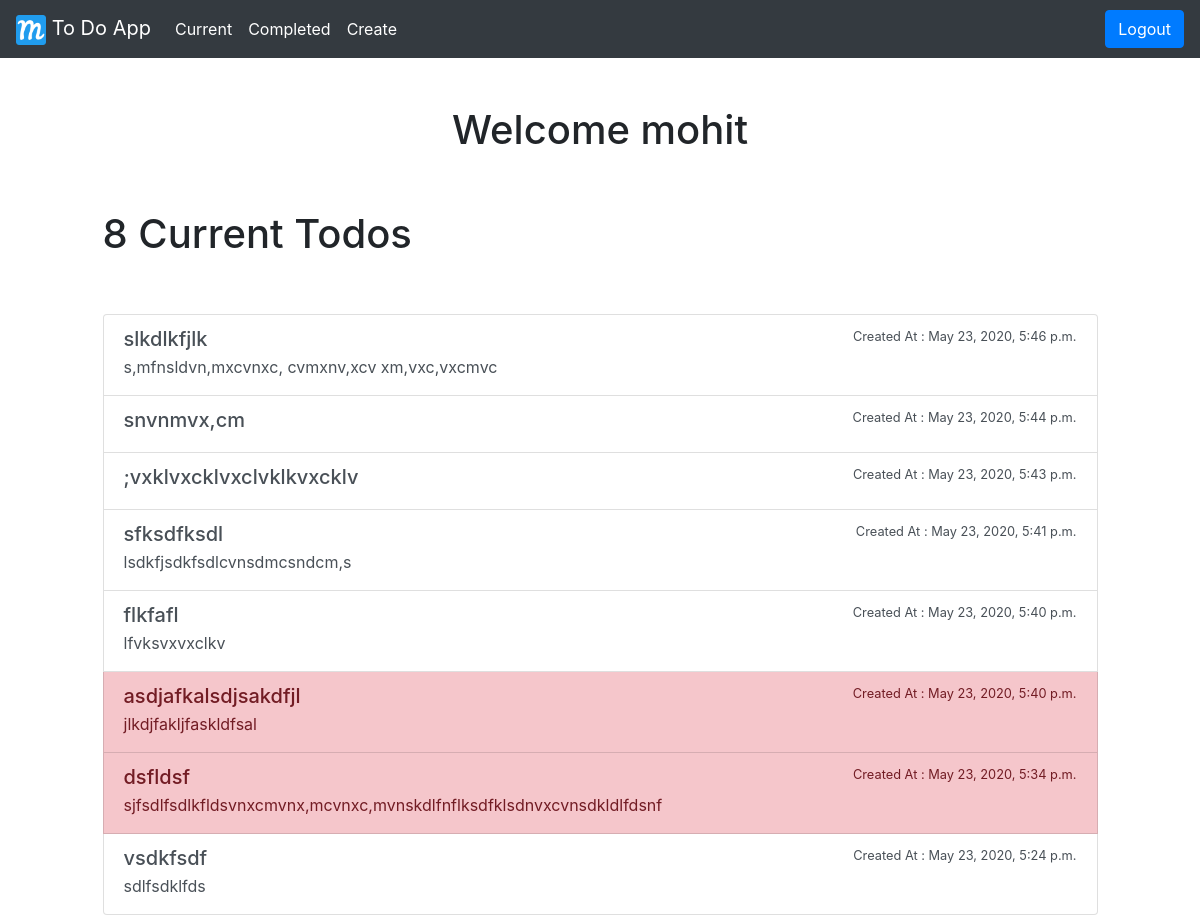
The page /currenttodos/ (signed in) on the database its author committed.
### todo/models.py (models this page shows, shortened)
class Todo(models.Model):
    title = models.CharField(max_length=100)
    memo = models.TextField(blank=True)
    created_date = models.DateTimeField(auto_now_add=True)
    important = models.BooleanField(default=False)
    completed_date = models.DateTimeField(null=True, blank=True)
    user = models.ForeignKey(User, on_delete=models.CASCADE)

### todo/views.py (the view)
# urls.py: path('currenttodos/', views.currenttodos, name='currenttodos'),
@login_required
def currenttodos(request):
    todos = Todo.objects.filter(user=request.user, completed_date__isnull=True).order_by('-created_date')
    return render(request, 'todo/currenttodos.html', {'todos':todos})

### todo/templates/todo/currenttodos.html (shortened to what this page needs)
{% extends 'todo/base.html' %}
{% block content %}
<div class="row justify-content-center mt-5">
    <div class="col-md-10">
        {% if todos %}
             <h1>{{ todos.count }} Current Todo{{ todos.count|pluralize }}</h1>
        {% endif %}
    </div>
</div>
<div class="row justify-content-center mt-5">
    <div class="col-md-10">
    {% if todos %}
        <div class="list-group">
            {% for todo in todos %}
                <a href="{% url 'viewtodo' todo.id %}" class="list-group-item list-group-item-action flex-column align-items-start {% if todo.important %} list-group-item-danger{% endif %}">
                    <div class="d-flex w-100 justify-content-between">
                        <h5 class="mb-1">{{ todo.title }}</h5>
                        <small>Created At : {{ todo.created_date }}</small>
                    </div>
                    <p class="mb-1">{% if todo.memo %}{{ todo.memo }}{% endif %}</p>
                  </a>
            {% endfor %}
        </div>
    {% endif %}
    </div>
</div>
{% endblock %}

### todo/templates/todo/base.html (shortened to what this page needs)
<!DOCTYPE html>
{% load static %}
<html lang="en" dir="ltr">
  <head>
    <link rel="stylesheet" href="https://stackpath.bootstrapcdn.com/bootstrap/4.5.0/css/bootstrap.min.css">
  </head>
  <body>
    <nav class="navbar navbar-expand-lg navbar-dark bg-dark">
      <a class="navbar-brand" href="{% url 'home' %}">
        <img src="{% static '/todo/android-chrome-192x192.png'%}" width="30" height="30" alt="" loading="lazy">
          To Do App</a>
    {% if user.is_authenticated %}
    <div class="collapse navbar-collapse" id="navbarNav">
    <ul class="navbar-nav">
      <li class="nav-item active">
        <a class="nav-link" href="{% url 'currenttodos' %}">Current</a>
      </li>
      <li class="nav-item active">
        <a class="nav-link" href="{% url 'completedtodos' %}">Completed</a>
      </li>
      <li class="nav-item active">
        <a class="nav-link" href="{% url 'createtodo' %}">Create</a>
      </li>
    </ul>
  </div>
  <form class="form-inline" action="{% url 'logoutuser' %}" method="POST">
    <button class="btn btn-primary my-2 my-sm-0" type="submit">Logout</button>
  </form>
    {% endif %}
</nav>
{% if user.is_authenticated %}
<div class="row justify-content-center mt-5">
    <div class="row justify-content-center">
      <h1>Welcome {{ user.username }}</h1>
    </div>
</div>
{% endif %}
    {% block content %}{% endblock %}
  </body>
</html>

### rows shown on the page
Todo: title "slkdlkfjlk", created_date "May 23, 2020, 5:46 p.m.", memo "s,mfnsldvn,mxcvnxc, cvmxnv,xcv xm,vxc,vxcmvc"
Todo: title "snvnmvx,cm", created_date "May 23, 2020, 5:44 p.m."
Todo: title ";vxklvxcklvxclvklkvxcklv", created_date "May 23, 2020, 5:43 p.m."
Todo: title "sfksdfksdl", created_date "May 23, 2020, 5:41 p.m.", memo "lsdkfjsdkfsdlcvnsdmcsndcm,s"
Todo: title "flkfafl", created_date "May 23, 2020, 5:40 p.m.", memo "lfvksvxvxclkv"
Todo: title "asdjafkalsdjsakdfjl", created_date "May 23, 2020, 5:40 p.m.", memo "jlkdjfakljfaskldfsal"
Todo: title "dsfldsf", created_date "May 23, 2020, 5:34 p.m.", memo "sjfsdlfsdlkfldsvnxcmvnx,mcvnxc,mvnskdlfnflksdfklsdnvxcvnsdkldlfdsnf"
Todo: title "vsdkfsdf", created_date "May 23, 2020, 5:24 p.m.", memo "sdlfsdklfds"

### other values the page prints
{{ user.username }} "mohit"
{{ todos.count }} "8"
